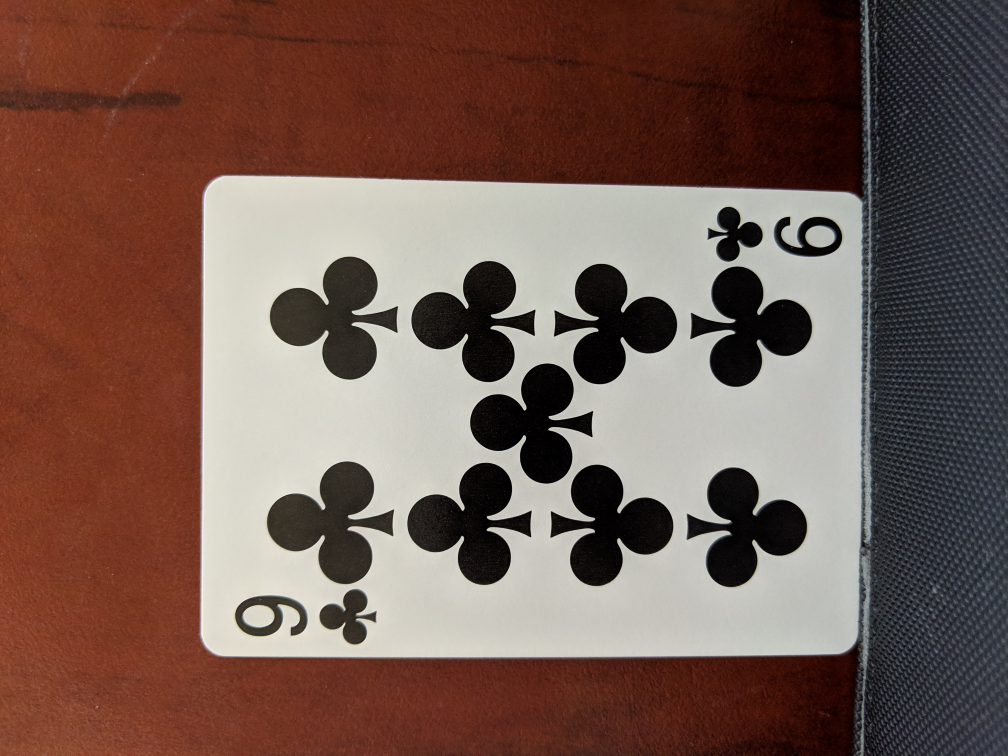
%> input picture training/9clubs.jpg, 4032 x 3024 px (shown at 1/4 size)
$ octave test2.m   (GNU Octave 9; MATLAB toolbox functions it lacks are replaced by stand-ins)
%> lines starting %> are read from the running program, lines starting %| are printed output that depends on the picture; in (x1, y1, x2, y2) boxes, pixels count from 0 and x2, y2 are one past the last pixel; in counts of white or black regions, pixels touching at a corner belong together; the program's own positions count from 1
clear;
clc;
%% Some constants used in our algorithms
inputImagePath = 'training/9clubs.jpg';
% test.jpg/8hearts.jpg(3edges)/10hearts.jpg(con-clockwise)/Ahearts.jpg(clockwise)
outputImagePath = 'testOut/';

CONTRAST_GAIN = 2;
BLACK_REGION_SIZE = 1000000;
WHITE_REGION_SIZE = 10000;
EDGE_PROXIMITY = .1;
MAX_DETECTED_CARDS = 5;
ANGLE_THRESHOLD = .3;
INITIAL_EDGE_ALG = 'prewitt';
SECOND_EDGE_ALG = 'canny';

%%
% Read the image. Increase constrast.
inputImage = im2double(rgb2gray(imread(inputImagePath)));
% Threshold using Otsu.
% inputBw = im2bw(inputImage, graythresh(inputImage));
inputBw = imbinarize(inputImage, 0.66);
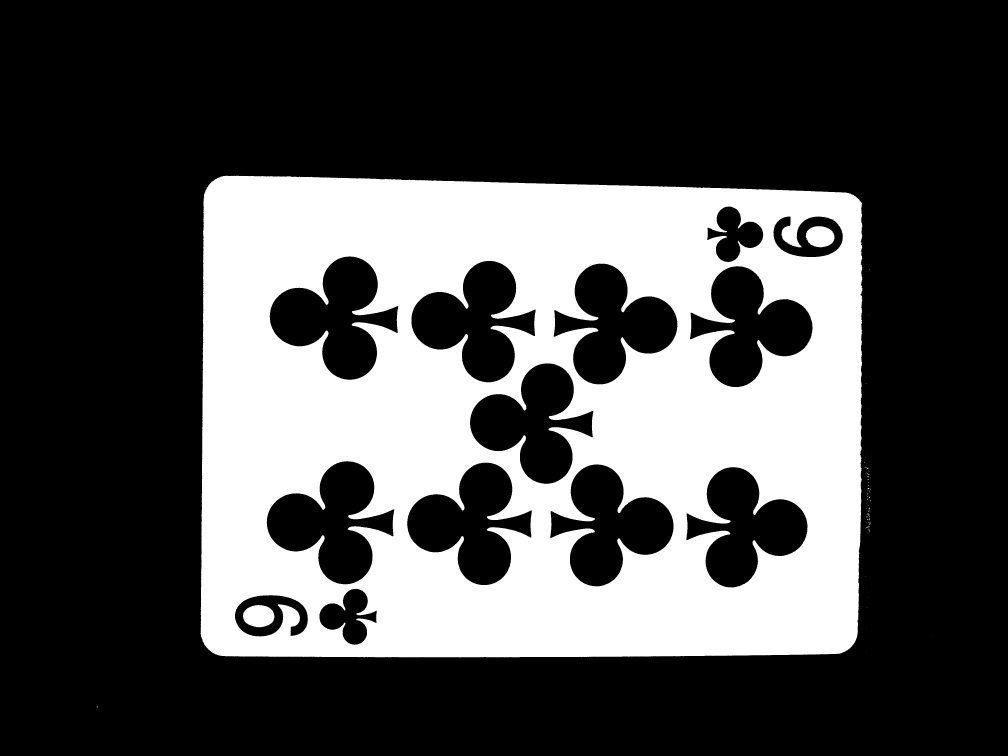
%> inputBw: size 3024x4032 logical (shown at 1/4 size); 30.4% white; 101 white regions (92 under 20 px), largest, box (x1, y1, x2, y2) and area: (802, 703, 3450, 2630) 3689119, (972, 2420, 1098, 2509) 8774, (3223, 905, 3338, 989) 7587
% Remove small black and white regions.
% inputBw = ~bwareaopen(~inputBw, BLACK_REGION_SIZE);
% inputBw = bwareaopen(inputBw, WHITE_REGION_SIZE);

%%
% Remove regions close to the edges
imageLabeled = bwlabel(inputBw);
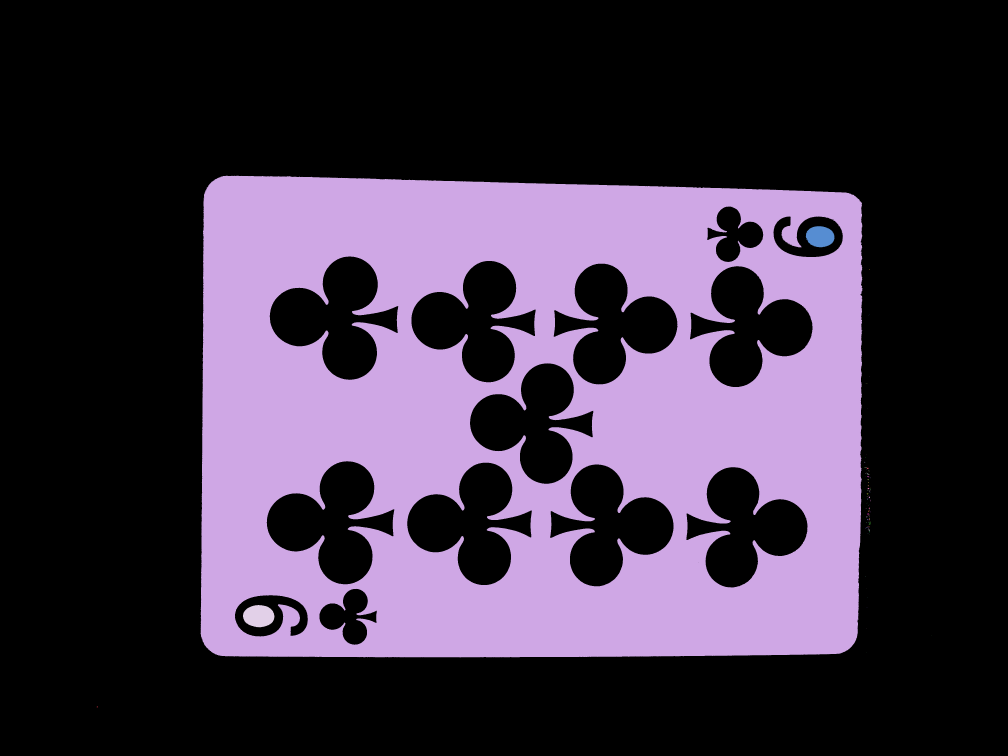
%> imageLabeled: size 3024x4032 double (shown at 1/4 size); 102 distinct labels, from 0 to 101; one colour per label, 0 black
[~, badRegions] = FindNonEdgeRegions(imageLabeled, EDGE_PROXIMITY);
%> in FindNonEdgeRegions, `props = regionprops(labeledImage, 'Centroid');`: props = 101 regions; first 5, Centroid: [389.6 2828.3], [2106.2 1673.4], [810 1441], [1035.7 2465.1], [3149 973]
%> the loop in FindNonEdgeRegions, `for nRegion = 1:length(props)` made 101 passes
%> (cent, goodRegions) on passes 2 to 9: ([2106.2 1673.4], 2), ([810 1441], [2 3]), ([1035.7 2465.1], [2 3 4]), ([3149 973], [2 3 4 5]), ([3281.1 947.2], [2 3 4 5 6]), ([3229 962], [2 3 4 5 6 7]), ([3435 2462], [2 3 4 5 6 7 8]), ([3459 1845], [2 3 4 5 6 7 8 9])
%> after the loop in FindNonEdgeRegions, `for nRegion = 1:length(props)`: badRegions = [1 101]; goodRegions = 99 values from 2 to 100
%> badRegions = [1 101]
for j = 1:length(badRegions)
    inputBw(imageLabeled == badRegions(j)) = 0;
end
%> inputBw: size 3024x4032 logical; 30.4% white; 99 white regions (90 under 20 px)

% Re-label, find the centroids
[imageLabeled numRegions] = bwlabel(inputBw);
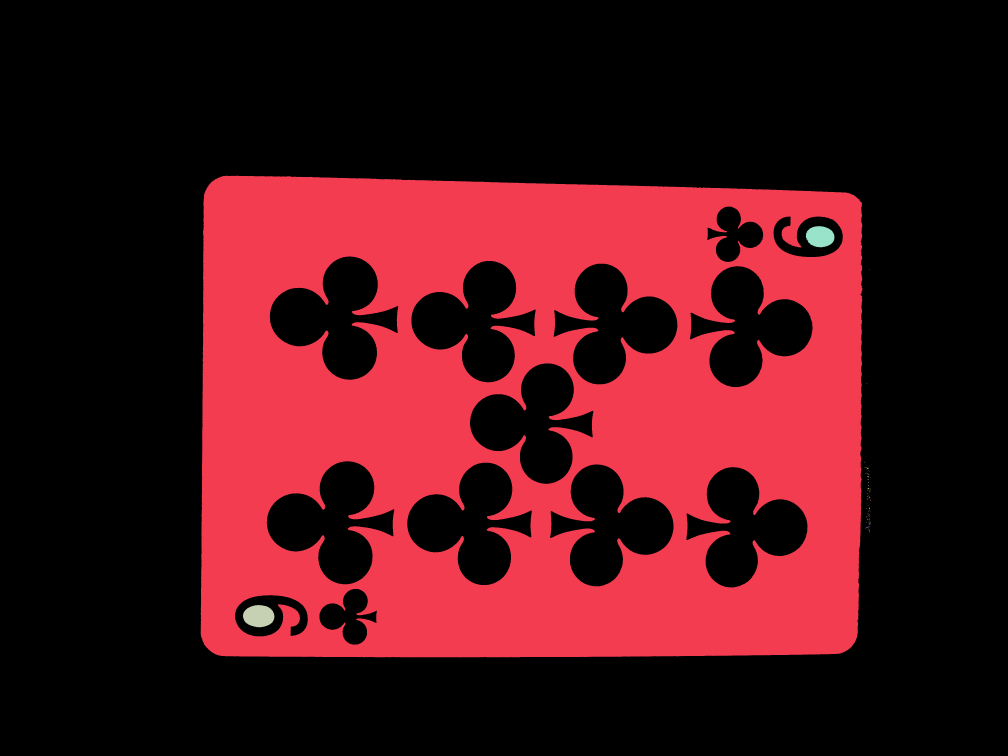
%> imageLabeled: size 3024x4032 double (shown at 1/4 size); 100 distinct labels, from 0 to 99; one colour per label, 0 black
%> numRegions = 99
props = regionprops(imageLabeled, 'Centroid', 'BoundingBox');
%> props = 99 regions; largest, box (x1, y1, x2, y2) and Centroid: (802, 703, 3450, 2630) [2106.2 1673.4], (972, 2420, 1098, 2509) [1035.7 2465.1], (3223, 905, 3338, 989) [3281.1 947.2], (3461, 2108, 3474, 2114) [3467.7 2111], (3475, 2088, 3482, 2098) [3479.8 2094.4]
numValidRegions = 0;

detectedCards = [];
% Iterate over each currently reasonable region
for nRegion = 1:numRegions
    % If we've found the maximum number of cards, quit.
    if numValidRegions == MAX_DETECTED_CARDS
        fprintf('Found %d cards!\n', MAX_DETECTED_CARDS);
        break;
    end

    % Create a mask of solely this region
    mask = zeros(size(inputBw));
    mask(imageLabeled == nRegion) = 1;

    % Crop the image down so we're working with a smaller
    % image
    mask = imcrop(mask, props(nRegion).BoundingBox);
    imageCropped = imcrop(inputImage, props(nRegion).BoundingBox );

    % Shift the calculated centroids, since we cropped the image
    props(nRegion).Centroid(1) =  props(nRegion).Centroid(1) - props(nRegion).BoundingBox(1);
    props(nRegion).Centroid(2) =  props(nRegion).Centroid(2) - props(nRegion).BoundingBox(2);

    % Find the corners of the region.
    % Corners are returned in increasing order of angle between the
    % centroid and the corner--so they will be in clockwise order.
    % Returns at most 4 corners.
    [angles, ~, corners] = FindCorners(mask, props(nRegion).Centroid);
% [104 lines not run here, left out]
function [ goodRegions, badRegions ] = FindNonEdgeRegions( labeledImage, percentFromEdge )
% FindNonEdgeRegions Takes a labelled image and identifies which regions
% are located near the edge, and which aren't.
%
%   percentFromEdge delimits where "close to the edge" is. If the centroid
%   of the region is located within percentFromEdge of the edge, it is a
%   "bad region", otherwise it is good.

goodRegions = [];
badRegions = [];

% Determine good/bad boundaries.
xMin = percentFromEdge * size(labeledImage, 2);
xMax = (1 - percentFromEdge) * size(labeledImage, 2);

yMin = percentFromEdge * size(labeledImage, 1);
yMax = (1 - percentFromEdge) * size(labeledImage, 1);

% Iterate over each region's centroid, exercising great justice.
props = regionprops(labeledImage, 'Centroid');
for nRegion = 1:length(props)
    cent = props(nRegion).Centroid;
    if (cent(1) > xMin) && (cent(1) < xMax) && ...
            (cent(2) > yMin) && (cent(2) < yMax)
        goodRegions = [goodRegions nRegion];
    else
        badRegions = [badRegions nRegion];
    end
end

end
%-----------------------------------------------------------------------------
function [ angles distances corners ] = FindCorners( cardMask, centroid )
% FindCorners Takes a mask of a card's location, along with the centroid of
% the card and outputs the angles to, distances to, and corner locations.
%
%   computeCards takes the card mask and dilates it very slightly. This is
%   then XOR'd with the orignal mask to get the outline of the mask. From
%   the outline, we can find the angles to outline pixels from the
%   centroid, as well as the distance. By sorting the distance values using
%   the angle, we can look for local maxima. These will be corners. Limit
%   ourselves to four corners (cards only have four), and return the
%   corners in increasing angle from the centroid.

angles = [];
distances = [];
corners = [];

LOCAL_MAXIMA_RANGE = 40;

% find a very narrow edge to the card
maskEroded = imdilate(cardMask,strel('disk',1));
edges = (cardMask ~= maskEroded);

% find the x and y coordinates of the edges
[edgesY, edgesX] = ind2sub(size(cardMask), find(edges == 1));

% calculate the distance from the centroid for the edges
% and the angle from the centroid. The angle is useful
% for sorting the distances as one rotates around the edge
dist = zeros(1,length(edgesX));
ang = zeros(1,length(edgesX));
for q = 1:length(edgesX)
    dist(q) = sum(([edgesX(q) edgesY(q)] - centroid).^2);
    ang(q) = atan2(edgesY(q) - centroid(2),edgesX(q) - centroid(1));
end

% combine the angle, distances, and edge points.
% sort by angle.
combined = sortrows([ang; dist; edgesX'; edgesY']', 1);

% This can occur when the whole image is passed to FindCorners
if size(combined,1) < 1
    return;
end;

% find the local maxima
peaks = FindPeakIndices(combined(:,2), LOCAL_MAXIMA_RANGE);

% If there are more than four, remove the smallest ones.
combined = combined(peaks, :);
combined = sortrows(combined, 2);
if size(combined, 1) > 4
    combined = combined(size(combined,1) - 3:end, :);
end
combined = sortrows(combined, 1);

% Split the values out.
angles = combined(:, 1);
distances = combined(:, 2);
corners = combined(:, 3:4);

end
%-----------------------------------------------------------------------------
function [ indices ] = FindPeakIndices( inVec, delta )
% FindPeakIndices Identifies local maxima within a sorted vector.
%
%   inVec contains the data from which to find the maxima. inVec needs to
%   be sorted in the appropriate (to the specific data) way, prior to
%   calling FindPeakIndices. delta specifies the number of samples to each
%   side that a pixel must be larger than.

% Create a new vector containing the original vector, plus extra 2*delta
% from the beginning of inVec concatenated to the end.
%> (the run ends here)

$ run again, with training/8hearts.jpg copied over training/9clubs.jpg
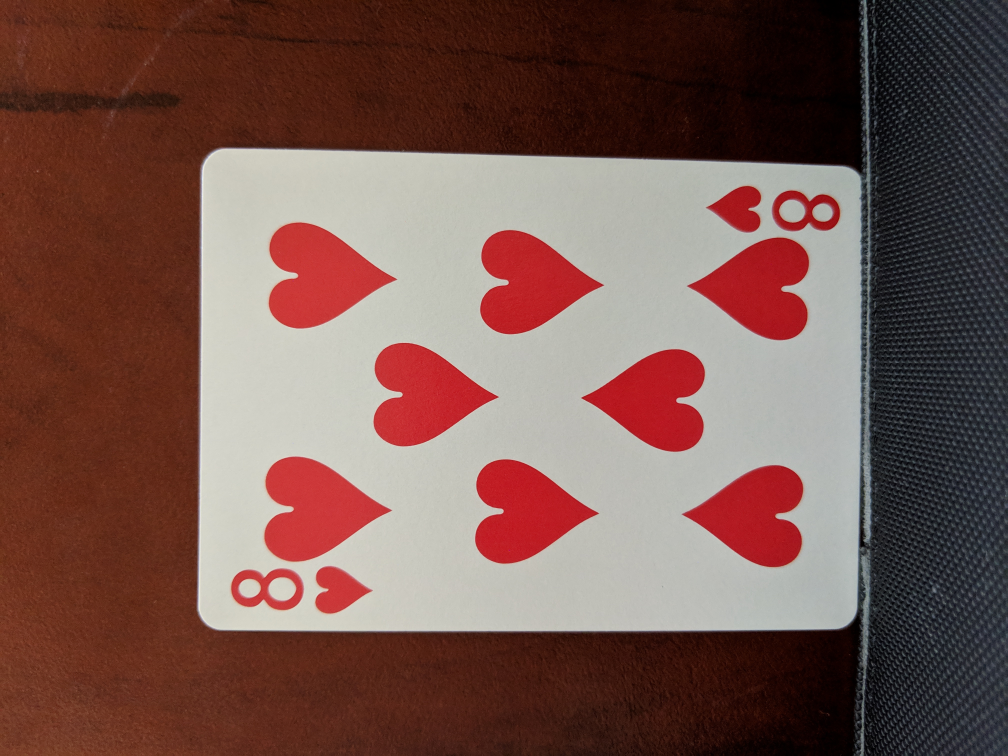
%> input picture training/8hearts.jpg, 4032 x 3024 px (shown at 1/4 size)
%> `imageLabeled = bwlabel(inputBw);`:
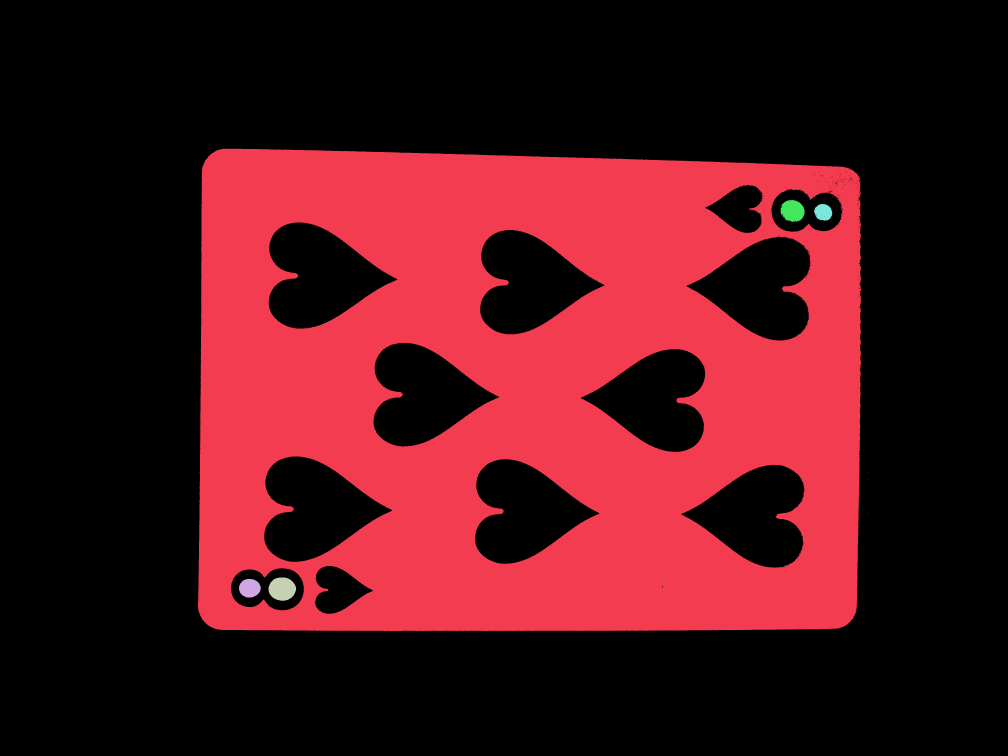
%> imageLabeled: size 3024x4032 double (shown at 1/4 size); 88 distinct labels, from 0 to 87; one colour per label, 0 black
%> in FindNonEdgeRegions, `props = regionprops(labeledImage, 'Centroid');`: props = 87 regions; first 5, Centroid: [2105.6 1569.8], [999.4 2353.4], [1129.2 2356.5], [3009.5 745], [3019 748]
%> the loop in FindNonEdgeRegions, `for nRegion = 1:length(props)` made 87 passes
%> (cent, goodRegions) on passes 1 to 8: ([2105.6 1569.8], 1), ([999.4 2353.4], [1 2]), ([1129.2 2356.5], [1 2 3]), ([3009.5 745], [1 2 3 4]), ([3019 748], [1 2 3 4 5]), ([3019 846], [1 2 3 4 5 6]), ([3026 851], [1 2 3 4 5 6 7]), ([3034 761], [1 2 3 4 5 6 7 8])
%> after the loop in FindNonEdgeRegions, `for nRegion = 1:length(props)`: badRegions = 87; goodRegions = 86 values from 1 to 86
%> `[~, badRegions] = FindNonEdgeRegions(imageLabeled, EDGE_PROXIMITY);`: badRegions = 87
%> numRegions = 86
%> `props = regionprops(imageLabeled, 'Centroid', 'BoundingBox');`: props = 86 regions; largest, box (x1, y1, x2, y2) and Centroid: (792, 595, 3445, 2524) [2105.6 1569.8], (1074, 2310, 1185, 2403) [1129.2 2356.5], (3121, 800, 3219, 889) [3171.2 844], (956, 2316, 1043, 2390) [999.4 2353.4], (3255, 816, 3329, 883) [3293.9 849.8]

$ run again, with training/10hearts.jpg copied over training/9clubs.jpg
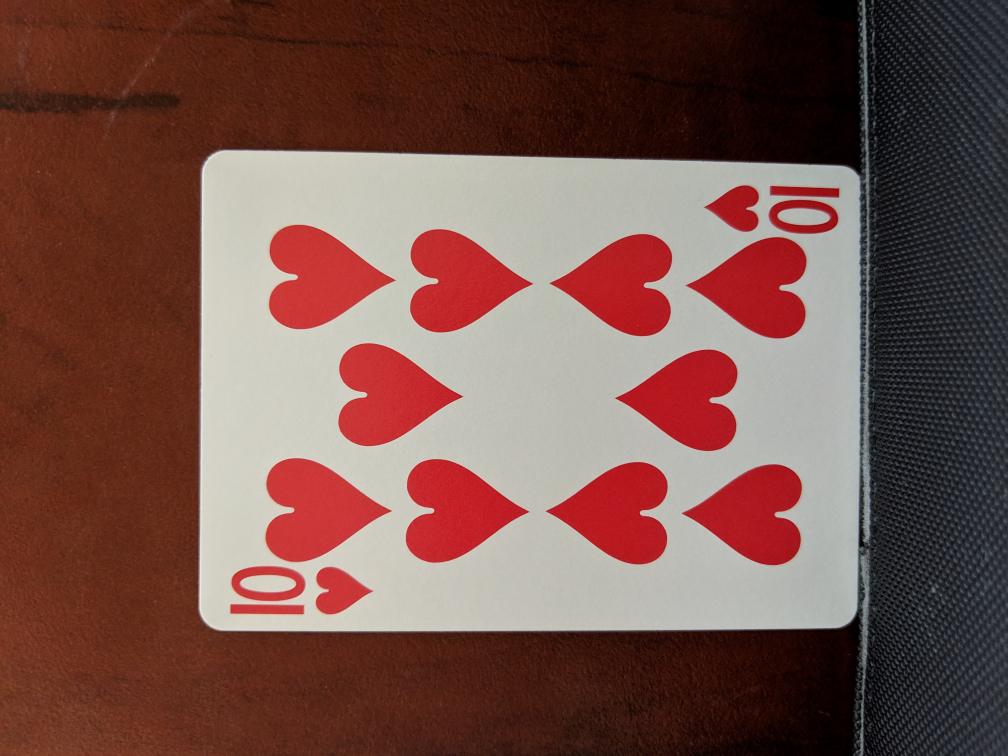
%> input picture training/10hearts.jpg, 4032 x 3024 px (shown at 1/4 size)
%> `imageLabeled = bwlabel(inputBw);`:
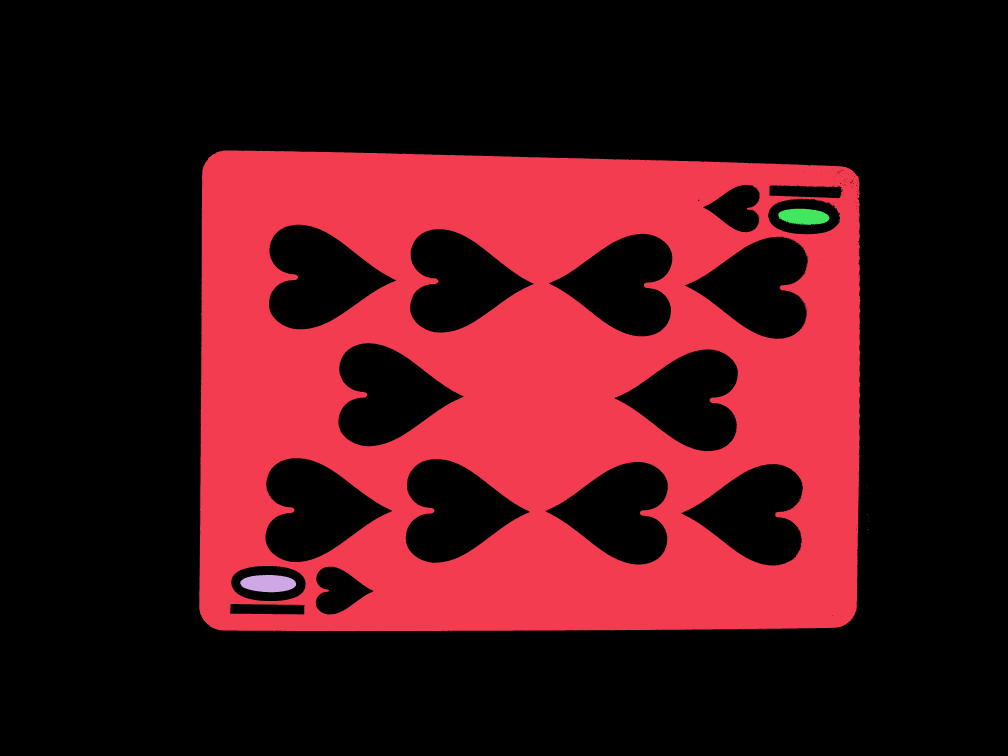
%> imageLabeled: size 3024x4032 double (shown at 1/4 size); 76 distinct labels, from 0 to 75; one colour per label, 0 black
%> in FindNonEdgeRegions, `props = regionprops(labeledImage, 'Centroid');`: props = 75 regions; first 5, Centroid: [2100.4 1569.5], [1074.3 2334.7], [3001 743], [3026 756.5], [3029 859.5]
%> the loop in FindNonEdgeRegions, `for nRegion = 1:length(props)` made 75 passes
%> (cent, goodRegions) on passes 1 to 8: ([2100.4 1569.5], 1), ([1074.3 2334.7], [1 2]), ([3001 743], [1 2 3]), ([3026 756.5], [1 2 3 4]), ([3029 859.5], [1 2 3 4 5]), ([3031 861.5], [1 2 3 4 5 6]), ([3033 865.5], [1 2 3 4 5 6 7]), ([3033 767.5], [1 2 3 4 5 6 7 8])
%> after the loop in FindNonEdgeRegions, `for nRegion = 1:length(props)`: badRegions = 75; goodRegions = 74 values from 1 to 74
%> `[~, badRegions] = FindNonEdgeRegions(imageLabeled, EDGE_PROXIMITY);`: badRegions = 75
%> numRegions = 74
%> `props = regionprops(imageLabeled, 'Centroid', 'BoundingBox');`: props = 74 regions; largest, box (x1, y1, x2, y2) and Centroid: (797, 602, 3442, 2525) [2100.4 1569.5], (961, 2300, 1184, 2369) [1074.3 2334.7], (3113, 835, 3318, 900) [3216 867.2], (3031, 863, 3034, 867) [3033 865.5], (3467, 1950, 3471, 1953) [3469.6 1952]
